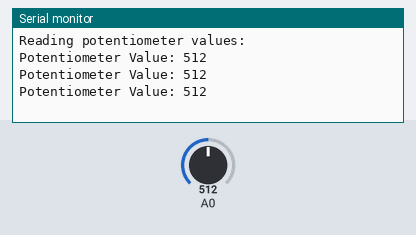
This sketch was run on a simulated Arduino Uno, built with avr-gcc and run on an emulated ATmega328P. Parts: the last lines printed to the serial monitor. The test bench sets the inputs (shaded band); at power-on: A0 = 512.

Above: at 1.3 s.
1.4 s: A0 set to 716
At 1.9 s:
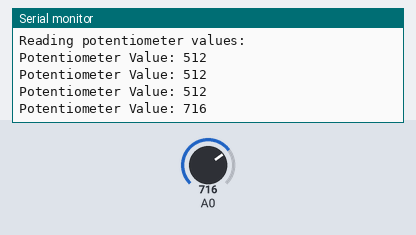
2.9 s: A0 set to 900
At 3.4 s:
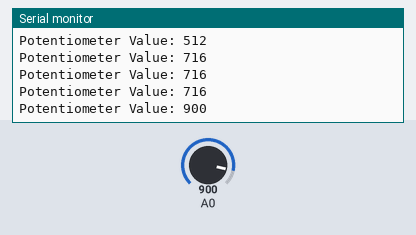
Timing chart, 0 to 5.9 s (numbered marks = the images above; inputs shaded):
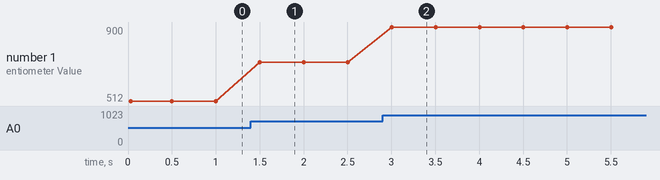

Measured:
- after the input at 1.4 s, the serial monitor: prints a new line after 0.10 s (image 1)
- after the input at 2.9 s, the serial monitor: prints a new line after 0.10 s (image 2)
- plotted number 1: 512 → 716 after the input at 1.4 s, 716 → 900 after the input at 2.9 s

The sketch:

PotTest.ino
```cpp
void setup() {
    // Start the serial communication
    Serial.begin(9600);
    // Print an initial message to the serial monitor
    Serial.println("Reading potentiometer values:");
}

void loop() {
    // Read the analog value from the potentiometer
    int potValue = analogRead(A0);

    // Print the potentiometer value to the serial monitor
    Serial.print("Potentiometer Value: ");
    Serial.println(potValue);

    // Wait for a short period before reading again
    delay(500); // Delay in milliseconds
}
```
